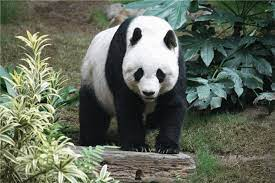
#> input picture GoruntuIsleme-main/Hafta1/Pictures/picture1.jpg, 275 x 183 px, found by its file name
$ python histograme_qualization.py
#> lines starting #> are read from the running program, lines starting #| are printed output that depends on the picture
import numpy as np
import pathlib
import cv2
from pathlib import Path
from matplotlib import pyplot as plt

path = str(Path(pathlib.Path().absolute()).parents[0])
path+="\\Pictures"
#Gri tonlarda bir resim yükle
img1 = cv2.imread(path+'\\picture1.jpg',cv2.IMREAD_COLOR) #1 //BGR
#> img1 is the input picture: shape (183, 275, 3); mean B, G, R 90.1, 104.6, 97.2
img2 = cv2.imread(path+'\\picture1.jpg',cv2.IMREAD_GRAYSCALE) #0
#> img2: shape (183, 275); min 0, max 255, mean 100.7
img3 = cv2.imread(path+'\\picture3.jpg',cv2.IMREAD_UNCHANGED) #-1
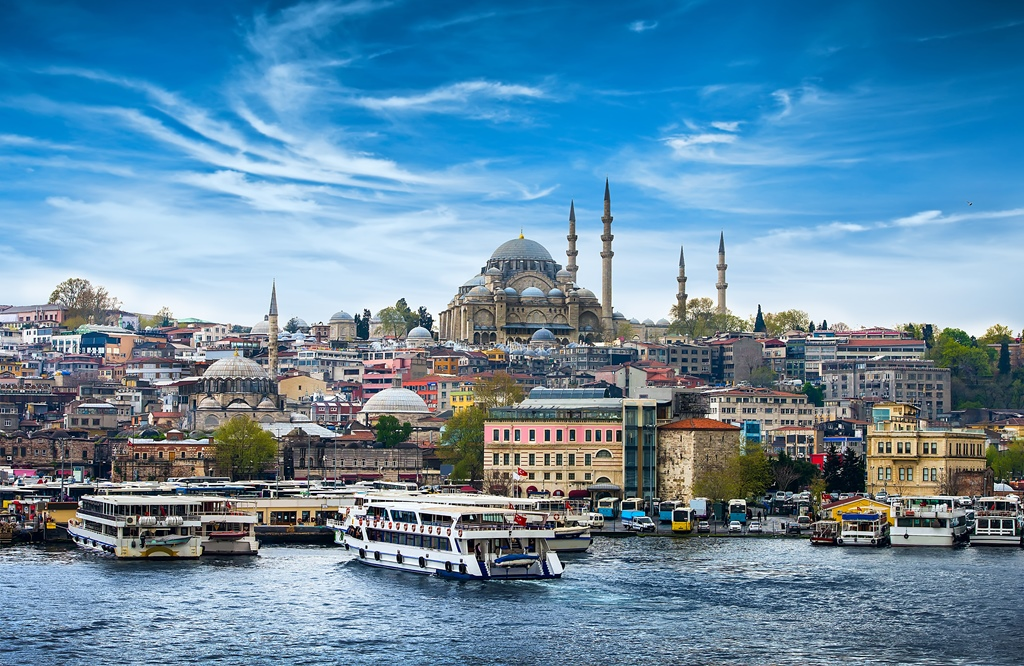
#> input picture GoruntuIsleme-main/Hafta1/Pictures/picture3.jpg, 1024 x 666 px, found by its file name
#> img3 is the input picture: shape (666, 1024, 3); mean B, G, R 164.7, 139.3, 101.1

img4 = cv2.cvtColor(img1, cv2.COLOR_BGR2RGB)

R,G,B=cv2.split(img4)
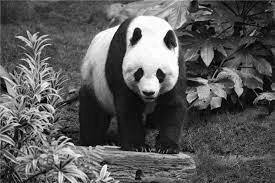
#> B: shape (183, 275); min 0, max 255, mean 90.1

output1_R=cv2.equalizeHist(R)
output1_G=cv2.equalizeHist(G)
output1_B=cv2.equalizeHist(B)

output1=cv2.merge((output1_R,output1_G,output1_B))
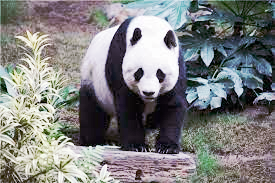
#> output1: shape (183, 275, 3); mean R, G, B 127.4, 128.1, 127.7
plt.hist(output1.flat, bins=100, range=(0,255))
plt.show()
#> figure, not shown here; tallest bar 2345 high, from x = 96.9 to 99.45


clahe = cv2.createCLAHE(clipLimit=5) #Contrast Limited Adaptive Histogram Equazation
final_img = clahe.apply(img2) + 30
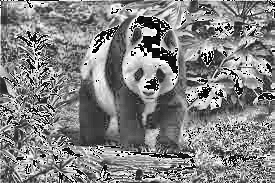
#> final_img: shape (183, 275); min 0, max 255, mean 130.7

plt.hist(final_img.flat, bins=100, range=(0,255))
plt.show()
#> figure, not shown here; tallest bar 833 high, from x = 63.75 to 66.3

# Ordinary thresholding the same image
_, ordinary_img = cv2.threshold(img4, 155, 255, cv2.THRESH_BINARY)
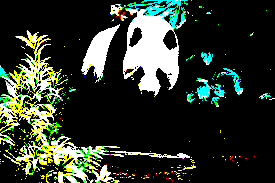
#> ordinary_img: shape (183, 275, 3); mean R, G, B 45.8, 54.8, 41.5

# Showing all the three images
cv2.imshow("ordinary threshold", ordinary_img)
cv2.imshow("CLAHE image", final_img)


"""
Linear Contrast Stretch
Max-Min Contrast Stretch
Histogram Equalization

s:çıktı pixeli
r: giriş pixeli
a ve b sırasıyla en küçük ve en büyük
c ve d sırasıyşa resimdeki en küçük ve en büyük pixel değerleri
"""


size_y = img2.shape[0] # get shape
#> size_y = 183
size_x = img2.shape[1]
#> size_x = 275

flattened = img2.reshape([size_x*size_y])  # Flatten matrices

hist256,_ ,_ = plt.hist(flattened, bins=256)# ,log=True)
#> hist256 = 256 values, max 533 at index 21, min 16 at index 1, mean 196.6
plt.show()
#> figure, not shown here; tallest bar 533 high, from x = 20.92 to 21.91

hist32,_ ,_ = plt.hist(flattened, bins=32)# ,log=True)
#> hist32 = 32 values, max 3855 at index 2, min 341 at index 0, mean 1572.7
plt.show()
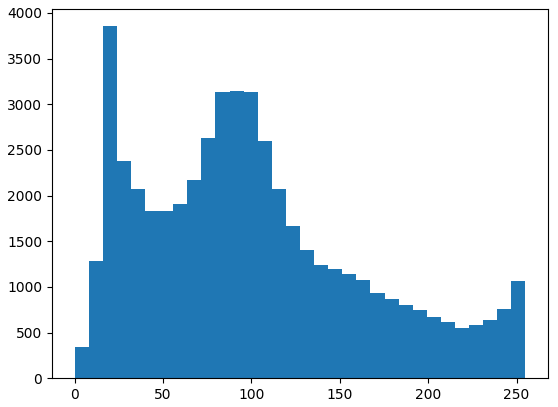
#> figure drawn by matplotlib, 1 panel; tallest bar 3855 high, from x = 15.94 to 23.91

hist8,_ ,_ = plt.hist(flattened, bins=8)# ,log=True)
#> hist8 = [7865, 7634, 11081, 9467, 4973, 3681, 2576, 3048]
plt.show()
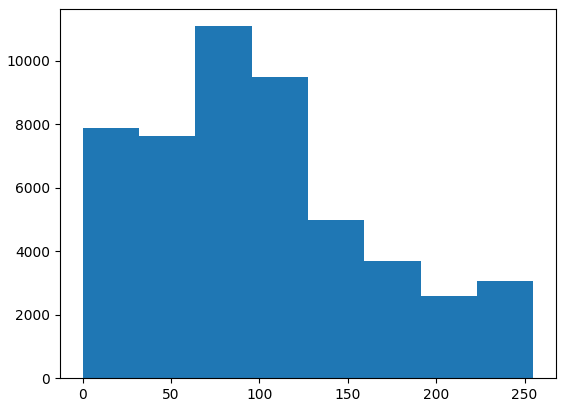
#> figure drawn by matplotlib, 1 panel; tallest bar 11081 high, from x = 63.75 to 95.62
